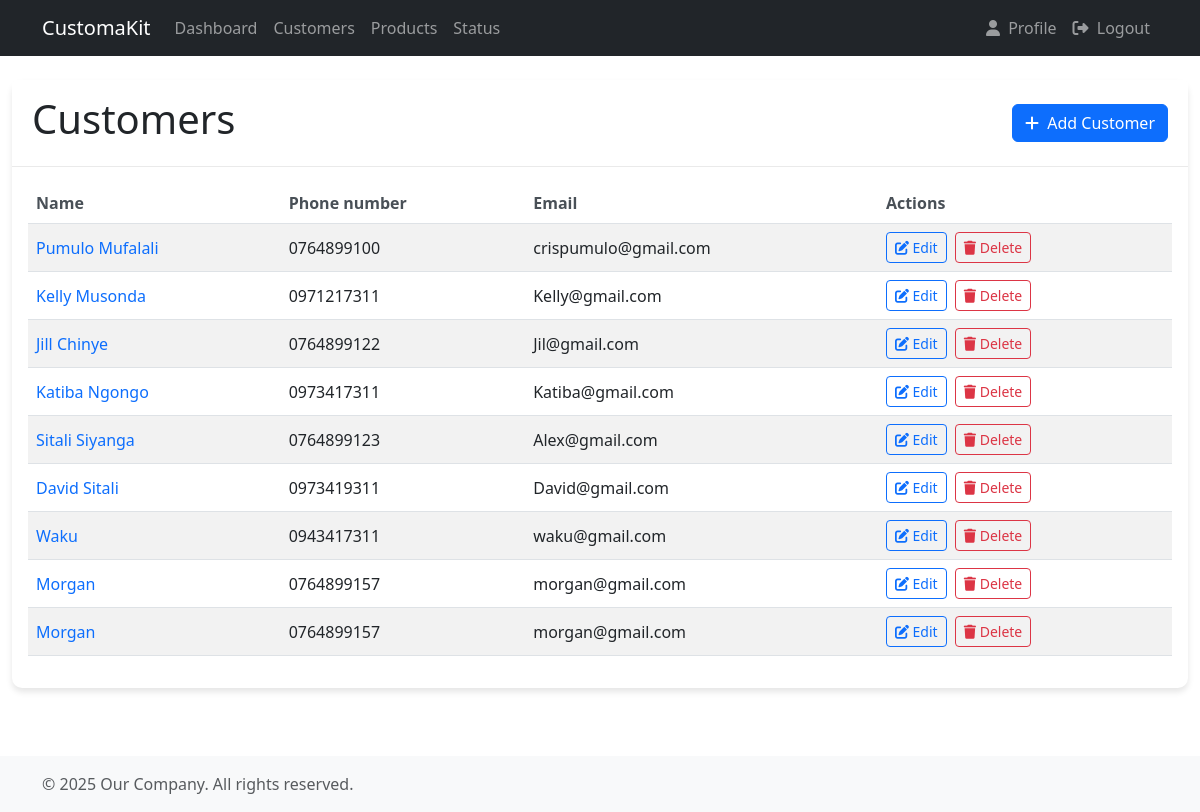
The app's page /customers/ with its own data.
### accounts/models.py (models this page shows, shortened)
class Customer(models.Model):
  name = models.CharField(max_length=200, null=True)
  phone = models.CharField(max_length=200, null=True)
  email = models.CharField(max_length=200, null=True, unique=True)
  created_at = models.DateTimeField(auto_now_add=True)

### accounts/views.py (the view)
# urls.py: path('customers/', views.customers, name='customers'),
def customers(request):
  customers = Customer.objects.all()
  return render(request, 'accounts/customers.html', {'customers':customers})

### accounts/templates/accounts/customers.html (shortened to what this page needs)
{% extends 'accounts/main.html' %}
{% block content %}
<div class="card">
    <div class="card-header">
        <div class="d-flex justify-content-between align-items-center">
            <h1>Customers</h1>
            <a class="btn btn-primary" href="{% url 'create_customer' %}">
                <i class="fas fa-plus me-1"></i> Add Customer
            </a>
        </div>
    </div>
    <div class="card-body">
        <div class="table-responsive">
            <table class="table table-striped table-hover">
                <thead>
                    <tr>
                        <th>Name</th>
                        <th>Phone number</th>
                        <th>Email</th>
                        <th>Actions</th>
                    </tr>
                </thead>
                <tbody>
                    {% for item in customers %}
                    <tr>
                        <td><a href="{% url 'customer_detail' item.id %}">{{ item.name }}</a></td>
                        <td>{{ item.phone }}</td>
                        <td>{{ item.email }}</td>
                        <td>
                            <a class="btn btn-sm btn-outline-primary me-1">
                                <i class="fas fa-edit"></i> Edit
                            </a>
                            <a class="btn btn-sm btn-outline-danger">
                                <i class="fas fa-trash"></i> Delete
                            </a>
                        </td>
                    </tr>
                    {% endfor %}
                </tbody>
            </table>
        </div>
    </div>
</div>
{% endblock %}

### accounts/static/accounts/css/customer.css (style rules this page uses)
.card { border: none; border-radius: 10px; box-shadow: 0 4px 6px rgba(0, 0, 0, 0.1); margin-bottom: 20px; }
.card-header { background-color: #ffffff; border-bottom: 1px solid #eaeaea; padding: 15px 20px; }
.table th { font-weight: 600; color: #495057; border-top: none; }
.table td { vertical-align: middle; }
a { text-decoration: none; }

### records on screen
Customer: name "Pumulo Mufalali", phone "0764899100", email "crispumulo@gmail.com"
Customer: name "Kelly Musonda", phone "0971217311", email "Kelly@gmail.com"
Customer: name "Jill Chinye", phone "0764899122", email "Jil@gmail.com"
Customer: name "Katiba Ngongo", phone "0973417311", email "Katiba@gmail.com"
Customer: name "Sitali Siyanga", phone "0764899123", email "Alex@gmail.com"
Customer: name "David Sitali", phone "0973419311", email "David@gmail.com"
Customer: name "Waku", phone "0943417311", email "waku@gmail.com"
Customer: name "Morgan", phone "0764899157", email "morgan@gmail.com"
Customer: name "Morgan", phone "0764899157", email "morgan@gmail.com"
